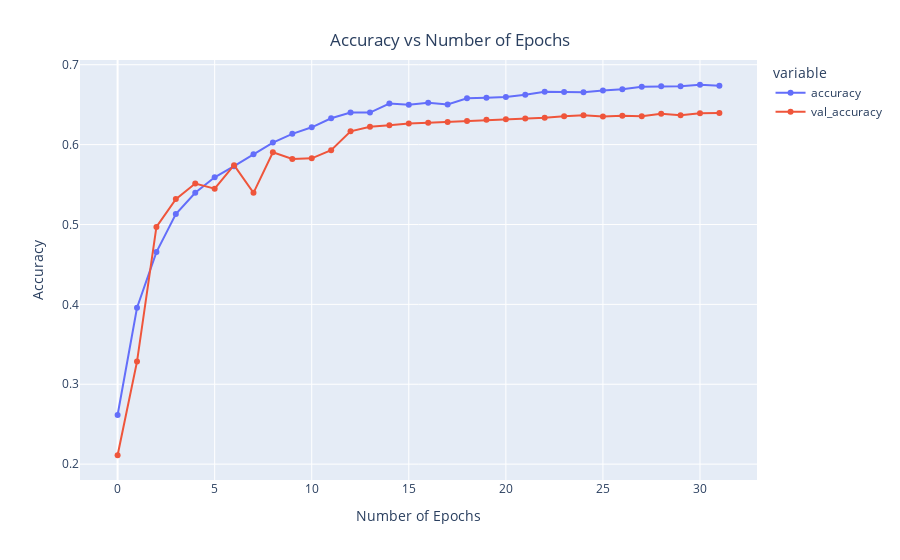

The code cell stored with this chart in its notebook:
### Markdown cell above
10. Training plots

### Code cell
x = px.line(data_frame= history , y= ["accuracy" , "val_accuracy"] ,markers = True )
x.update_xaxes(title="Number of Epochs")
x.update_yaxes(title = "Accuracy")
x.update_layout(showlegend = True,
    title = {
        'text': 'Accuracy vs Number of Epochs',
        'y':0.94,
        'x':0.5,
        'xanchor': 'center',
        'yanchor': 'top'})
x.show()

### Figure 1 — Plotly figure (JSON) as saved in the notebook; plotly's stock layout.template omitted (floating-point values rounded to 4 significant figures)
{"data": [{"hovertemplate": "variable=accuracy<br>index=%{x}<br>value=%{y}<extra></extra>", "legendgroup": "accuracy", "line": {"color": "#636efa", "dash": "solid"}, "marker": {"symbol": "circle"}, "mode": "markers+lines", "name": "accuracy", "orientation": "v", "showlegend": true, "type": "scatter", "x": [0, 1, 2, 3, 4, 5, 6, 7, 8, 9, 10, 11, 12, 13, 14, 15, 16, 17, 18, 19, 20, 21, 22, 23, 24, 25, 26, 27, 28, 29, 30, 31], "xaxis": "x", "y": [0.2615, 0.3958, 0.4654, 0.513, 0.5397, 0.5591, 0.573, 0.5879, 0.6026, 0.6135, 0.6216, 0.633, 0.6402, 0.6401, 0.6513, 0.6498, 0.6525, 0.6502, 0.658, 0.6587, 0.6595, 0.6625, 0.6662, 0.6659, 0.6656, 0.6677, 0.6693, 0.6724, 0.6729, 0.673, 0.6749, 0.6737], "yaxis": "y"}, {"hovertemplate": "variable=val_accuracy<br>index=%{x}<br>value=%{y}<extra></extra>", "legendgroup": "val_accuracy", "line": {"color": "#EF553B", "dash": "solid"}, "marker": {"symbol": "circle"}, "mode": "markers+lines", "name": "val_accuracy", "orientation": "v", "showlegend": true, "type": "scatter", "x": [0, 1, 2, 3, 4, 5, 6, 7, 8, 9, 10, 11, 12, 13, 14, 15, 16, 17, 18, 19, 20, 21, 22, 23, 24, 25, 26, 27, 28, 29, 30, 31], "xaxis": "x", "y": [0.2111, 0.3283, 0.497, 0.5318, 0.5513, 0.5449, 0.5743, 0.5396, 0.5905, 0.582, 0.5828, 0.5929, 0.6166, 0.6224, 0.6241, 0.6265, 0.6272, 0.6283, 0.6295, 0.6311, 0.6316, 0.6328, 0.6337, 0.6356, 0.6366, 0.6351, 0.6361, 0.6356, 0.6387, 0.6368, 0.6393, 0.6396], "yaxis": "y"}], "layout": {"legend": {"title": {"text": "variable"}, "tracegroupgap": 0}, "margin": {"t": 60}, "showlegend": true, "title": {"text": "Accuracy vs Number of Epochs", "x": 0.5, "xanchor": "center", "y": 0.94, "yanchor": "top"}, "xaxis": {"anchor": "y", "domain": [0, 1], "title": {"text": "Number of Epochs"}}, "yaxis": {"anchor": "x", "domain": [0, 1], "title": {"text": "Accuracy"}}}}
